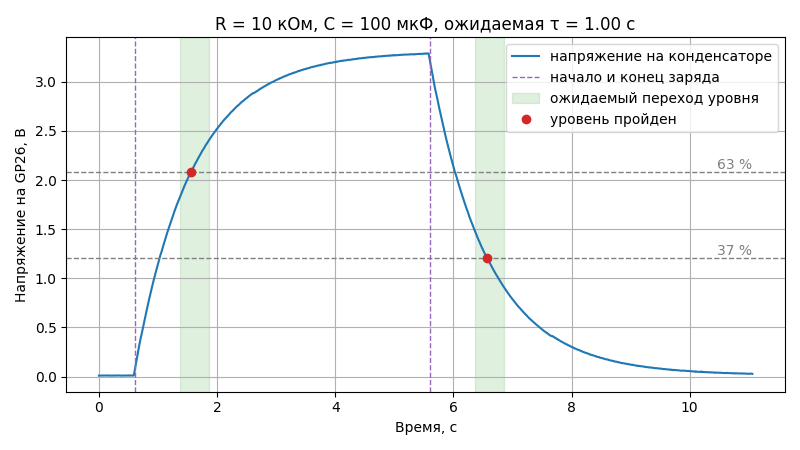

Here is the Python script that generated this plot:
# Опыт с RC-цепью на приборе 311-adc. По номиналам деталей ведёт опыт, по 5τ на заряд
# и разряд, сохраняет записи в rc.csv, график в rc.png, номиналы и найденную τ в rc.log
# и сверяет τ с R·C. Приём потока устроен как в get_telemetry.py из п3.1.4.
#
#   python rc.py --r 10 --c 100   — опыт с RC-цепью, R в кОм, C в мкФ
#   python rc.py --plot rc.csv    — разбор готовой записи, номиналы берутся из rc.log

import argparse
import csv
import time
import sys

if hasattr(sys.stdout, "reconfigure"):
    sys.stdout.reconfigure(encoding="utf-8")

import matplotlib
import serial
from serial.tools import list_ports

# окно не нужно: график сразу сохраняется в файл
matplotlib.use("Agg")
import matplotlib.pyplot as plt

# настоящая τ отличается от R·C из-за допуска деталей: C ±20 %, R ±5 %
TAU_LOW = 0.8 * 0.95
TAU_HIGH = 1.2 * 1.05

VENDOR_ID = 0x2E8A
PRODUCT_ID = 0x000A


def find_board():
    for port in list_ports.comports():
        if port.vid == VENDOR_ID and port.pid == PRODUCT_ID:
            return port
    return None


def parse_record(line):
    """Запись из строки tm: <мкс> <В> <°C> или None, если строка не телеметрии."""
    parts = line.split()
    if len(parts) != 4 or parts[0] != "tm:":
        return None
    try:
        return int(parts[1]), float(parts[2]), float(parts[3])
    except ValueError:
        return None


def collect(device, seconds, period_ms, actions=()):
    records = []
    pending = list(actions)
    with serial.Serial(device, timeout=0.1) as port:
        time.sleep(0.2)
        port.reset_input_buffer()
        port.write(("tm_start %d\r" % period_ms).encode("ascii"))
        started = time.monotonic()
        deadline = started + seconds
        received = ""
        try:
            while time.monotonic() < deadline:
                # команды опыта — в свои моменты от начала приёма
                while pending and time.monotonic() - started >= pending[0][0]:
                    port.write((pending.pop(0)[1] + "\r").encode("ascii"))
                received += port.read(256).decode("ascii", "replace")
                while "\n" in received:
                    line, received = received.split("\n", 1)
                    record = parse_record(line.strip())
                    if record is not None:
                        records.append(record)
                        print("%.3f с  %.3f В  %.1f °C" % (record[0] / 1e6, record[1], record[2]))
        except KeyboardInterrupt:
            print("Остановлено по Ctrl+C")
        finally:
            port.write(b"tm_stop\r")
            port.write(b"charge_off\r")
    return records


def save_csv(records, name):
    # время от первой записи в секундах: так график начинается с нуля
    start_us = records[0][0]
    with open(name, "w", newline="", encoding="utf-8") as f:
        writer = csv.writer(f)
        writer.writerow(["time_s", "voltage_v", "temp_c"])
        for time_us, voltage, temp in records:
            writer.writerow(["%.6f" % ((time_us - start_us) / 1e6), "%.3f" % voltage, "%.1f" % temp])


def load_csv(name):
    times, voltages, temps = [], [], []
    with open(name, newline="", encoding="utf-8") as f:
        for row in csv.DictReader(f):
            times.append(float(row["time_s"]))
            voltages.append(float(row["voltage_v"]))
            temps.append(float(row["temp_c"]))
    return times, voltages, temps


def rc_plan(tau):
    """Период телеметрии, команды опыта и его длительность по ожидаемой τ."""
    # около ста отсчётов на τ, но не чаще, чем умеет прибор
    period_ms = max(10, round(tau * 10))
    # полсекунды покоя, 5τ заряда, 5τ разряда и полсекунды в запас
    actions = [(0.5, "charge_on"), (0.5 + 5 * tau, "charge_off")]
    return period_ms, actions, 1 + 10 * tau


def crossing(voltages, start, level, rising):
    """Номер первой записи от start, на которой напряжение перешло уровень."""
    for i in range(start, len(voltages)):
        if (voltages[i] >= level) if rising else (voltages[i] <= level):
            return i
    return None


def measure_tau(times, voltages):
    """τ заряда и разряда по уровням напряжения, как по триггеру осциллографа."""
    top = max(voltages)
    peak = voltages.index(top)
    result = {"top": top}
    # заряд: от начала подъёма (2 % вершины) до 63 % вершины
    start = crossing(voltages, 0, 0.02 * top, True)
    end = crossing(voltages, start, 0.632 * top, True) if start is not None else None
    if end is not None and end <= peak:
        result["charge"] = (times[start], times[end], voltages[end])
    # разряд: от начала спада (98 % вершины) до 37 % вершины
    start = crossing(voltages, peak, 0.98 * top, False)
    end = crossing(voltages, start, 0.368 * top, False) if start is not None else None
    if end is not None:
        result["discharge"] = (times[start], times[end], voltages[end])
    return result


def analyze_rc(csv_name, r_kohm, c_uf):
    tau = r_kohm * c_uf / 1000
    low, high = TAU_LOW * tau, TAU_HIGH * tau
    times, voltages, _ = load_csv(csv_name)
    found = measure_tau(times, voltages)
    top = found["top"]

    fig, ax = plt.subplots(figsize=(8, 4.5))
    ax.plot(times, voltages, label="напряжение на конденсаторе")
    ax.axhline(0.632 * top, color="gray", linestyle="--", linewidth=1)
    ax.axhline(0.368 * top, color="gray", linestyle="--", linewidth=1)
    ax.text(times[-1], 0.632 * top, "63 %", va="bottom", ha="right", color="gray")
    ax.text(times[-1], 0.368 * top, "37 %", va="bottom", ha="right", color="gray")

    lines = ["R_kohm = %g" % r_kohm, "C_uf = %g" % c_uf, "tau_expected_s = %.3f" % tau,
             "tau_min_s = %.3f" % low, "tau_max_s = %.3f" % high]
    passed = True
    for key, name in (("charge", "заряда"), ("discharge", "разряда")):
        if key not in found:
            print("τ %s: уровень не пройден, проверьте цепь и номиналы" % name)
            lines.append("tau_%s_s = none" % key)
            passed = False
            continue
        start, end, level = found[key]
        measured = end - start
        inside = low <= measured <= high
        passed = passed and inside
        # от начала и конца заряда отсчитывается ожидаемый момент перехода уровня
        ax.axvline(start, color="tab:purple", linestyle="--", linewidth=1,
                   label="начало и конец заряда" if key == "charge" else None)
        ax.axvspan(start + low, start + high, color="tab:green", alpha=0.15,
                   label="ожидаемый переход уровня" if key == "charge" else None)
        ax.plot([end], [level], "o", color="tab:red",
                label="уровень пройден" if key == "charge" else None)
        print("τ %s: %.3f с, ожидается %.2f–%.2f с, %s" %
              (name, measured, low, high, "в диапазоне" if inside else "вне диапазона"))
        lines.append("tau_%s_s = %.3f" % (key, measured))
    lines.append("result = %s" % ("ok" if passed else "fail"))

    ax.set_title("R = %g кОм, C = %g мкФ, ожидаемая τ = %.2f с" % (r_kohm, c_uf, tau))
    ax.set_xlabel("Время, с")
    ax.set_ylabel("Напряжение на GP26, В")
    ax.grid(True)
    ax.legend(loc="upper right")
    fig.tight_layout()
    fig.savefig("rc.png")
    print("График сохранён в rc.png")

    with open("rc.log", "w", encoding="utf-8") as f:
        f.write("\n".join(lines) + "\n")
    print("Номиналы и τ записаны в rc.log")
    print("Опыт сошёлся с расчётом" if passed else "Опыт не сошёлся с расчётом")


def read_log(name):
    """Номиналы R и C из rc.log прошлого опыта или None, если файла нет."""
    values = {}
    try:
        with open(name, encoding="utf-8") as f:
            for line in f:
                key, _, value = line.partition("=")
                values[key.strip()] = value.strip()
        return float(values["R_kohm"]), float(values["C_uf"])
    except (OSError, KeyError, ValueError):
        return None


parser = argparse.ArgumentParser(description="Опыт с RC-цепью на приборе 311-adc")
parser.add_argument("--r", type=float, help="сопротивление резистора, кОм")
parser.add_argument("--c", type=float, help="ёмкость конденсатора, мкФ")
parser.add_argument("--plot", metavar="CSV", help="разобрать готовую запись опыта, без платы")
args = parser.parse_args()

if (args.r is None) != (args.c is None):
    parser.error("нужны оба номинала, --r и --c")
if args.r is None:
    # без номиналов можно только разобрать запись, номиналы — из прошлого опыта
    found = read_log("rc.log") if args.plot else None
    if found is None:
        parser.error("укажите номиналы деталей: --r <кОм> --c <мкФ>")
    args.r, args.c = found

tau = args.r * args.c / 1000
print("Ожидаемая τ = R·C = %.3f с" % tau)
if not 1 <= args.r <= 100:
    print("Резистор вне пределов от 1 до 100 кОм, проверка курса такой не примет")
if tau < 0.2:
    print("τ меньше 0,2 с: отсчётов на τ будет мало, возьмите детали из таблицы")

if args.plot:
    analyze_rc(args.plot, args.r, args.c)
else:
    board = find_board()
    if board is None:
        print("Плата не найдена. Проверьте кабель и запишите на плату прошивку прибора.")
    else:
        period_ms, actions, seconds = rc_plan(tau)
        print("Плата на порту %s, опыт %.1f с, период %d мс" % (board.device, seconds, period_ms))
        records = collect(board.device, seconds, period_ms, actions)
        if not records:
            print("Ни одной строки телеметрии не принято.")
        else:
            save_csv(records, "rc.csv")
            print("Записей %d, сохранены в rc.csv" % len(records))
            analyze_rc("rc.csv", args.r, args.c)
